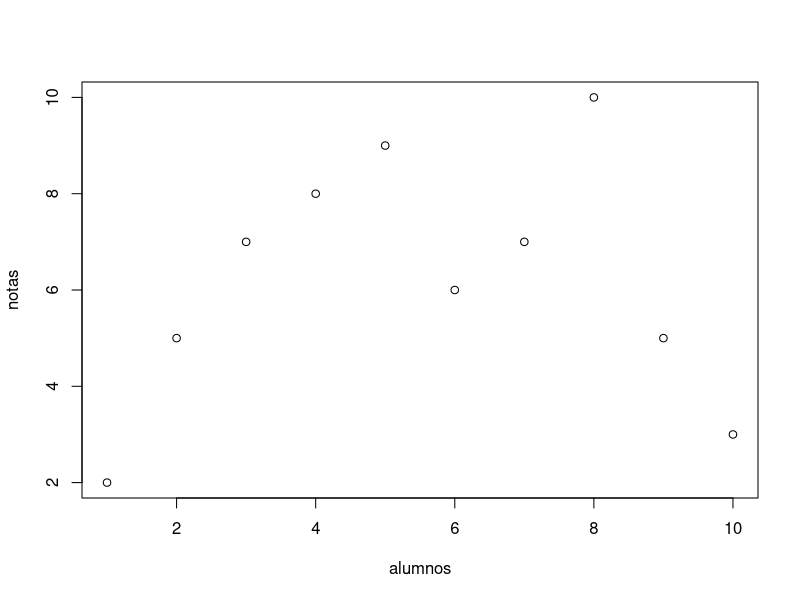
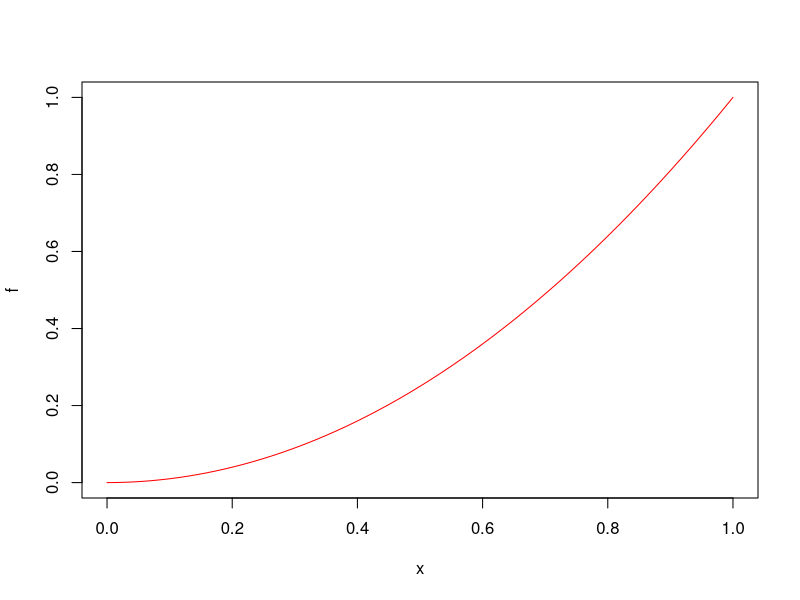
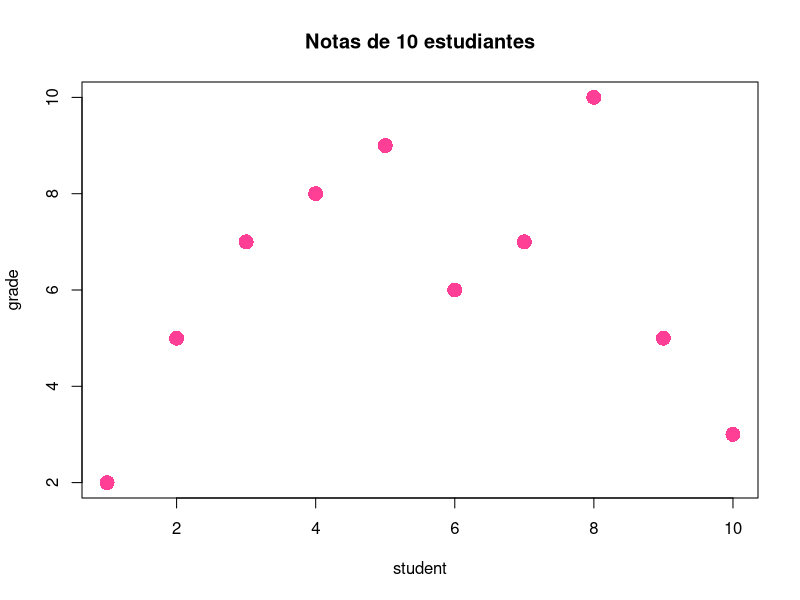
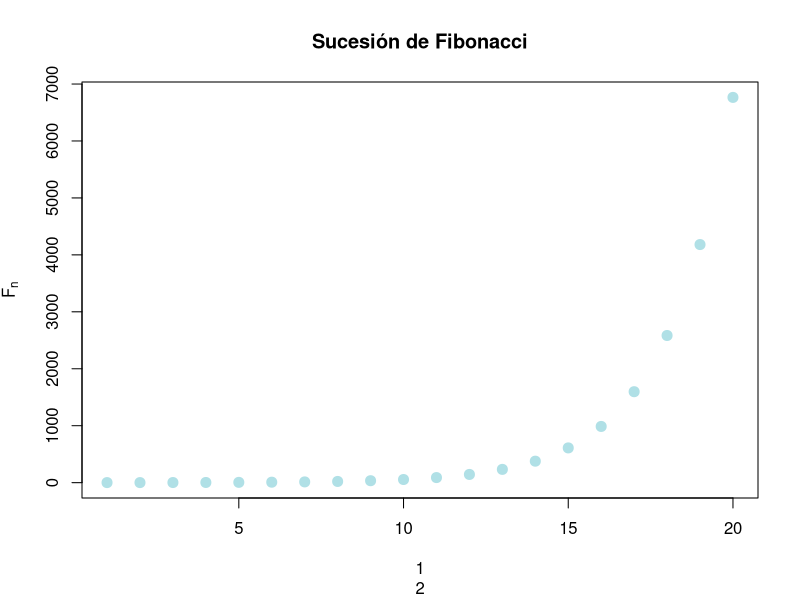
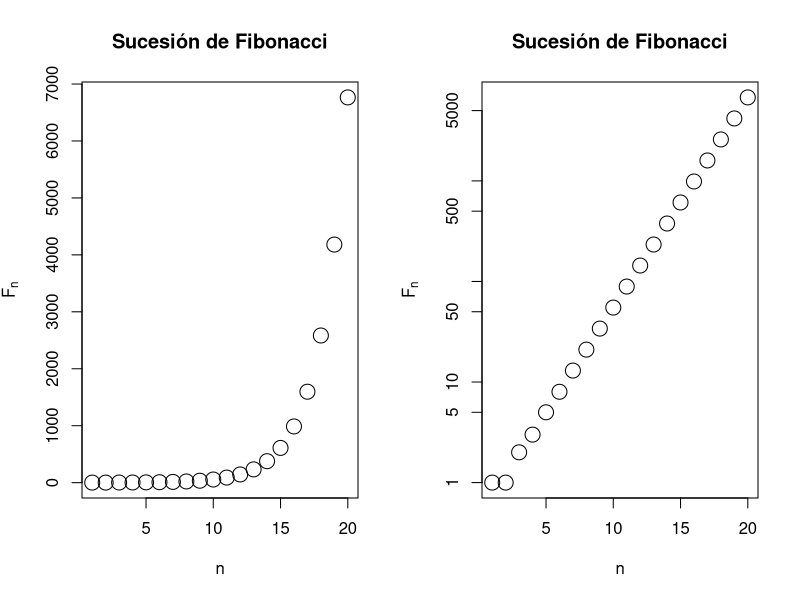
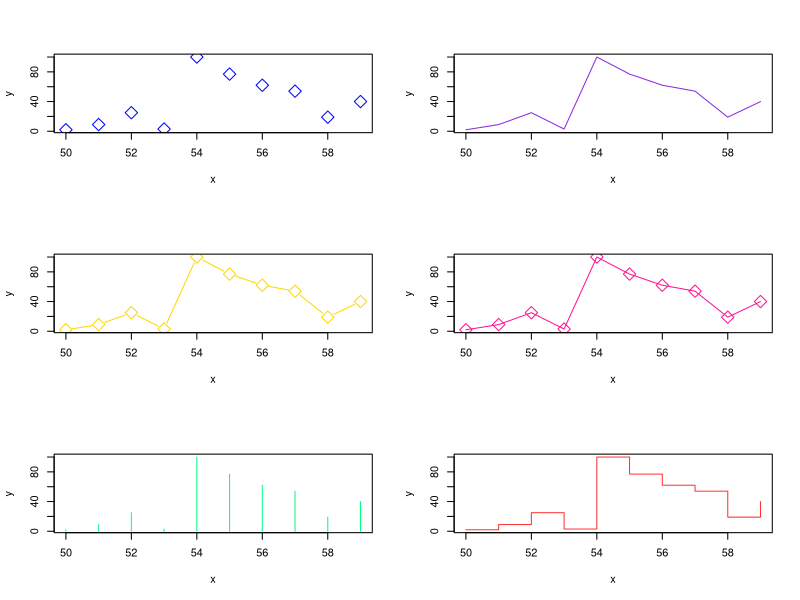
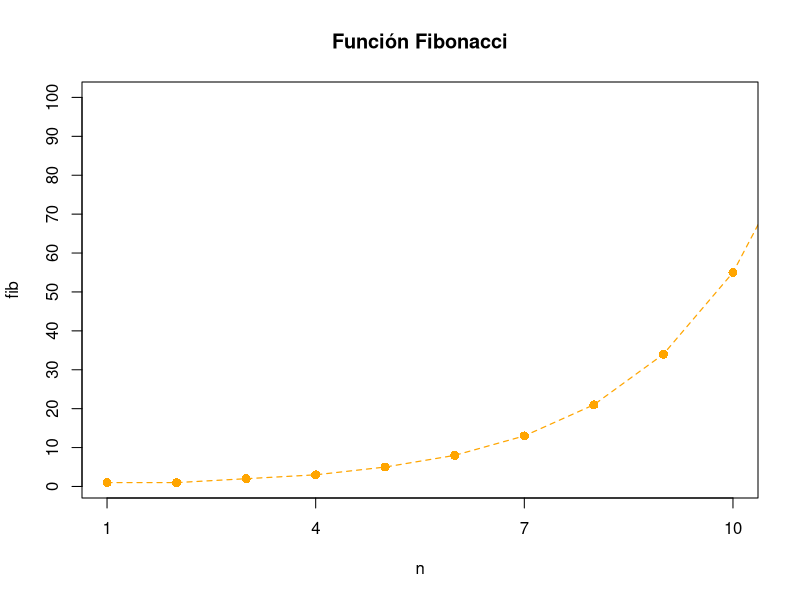
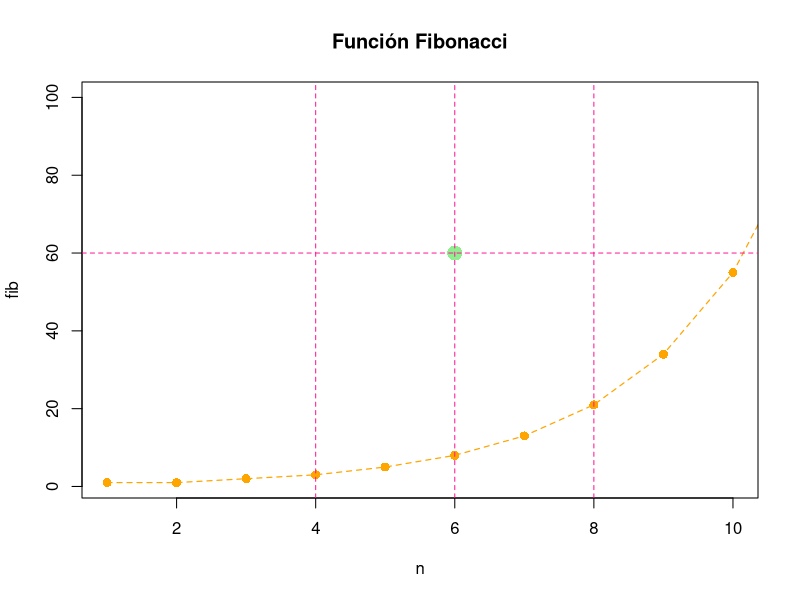

The R script that drew these images, in order:
## ---- chunk 1
knitr::opts_chunk$set(echo = TRUE)
## ---- chunk 2
x = 1
alumnos = 1:10
notas = c(2,5,7,8,9,6,7,10,5,3)
plot(alumnos, notas)
## ---- chunk 3
f <- function(x){x^2}

plot(f,col="red")
## ---- chunk 4

plot(alumnos,notas,main= "Notas de 10 estudiantes",xlab = "student",ylab = "grade",col = "violetred1",pch= 16,cex = 2)
## ---- chunk 5
n = 1:20
fib = (1/sqrt(5))*((1+sqrt(5))/2)^n - (1/sqrt(5))*((1-sqrt(5))/2)^n
fib

plot(fib,xlab = n,ylab = expression(F[n]),main = "Sucesión de Fibonacci",pch = 20,col="powderblue",cex=2)
## ---- chunk 6
par(mfrow=c(1,2))
plot(fib,xlab = "n",ylab = expression(F[n]),main = "Sucesión de Fibonacci",cex=2)

plot(fib,xlab = "n",ylab = expression(F[n]),main = "Sucesión de Fibonacci",cex=2,log="y")
par(mfrow=c(1,1)) #Devolvemos la disposición original
## ---- chunk 7
par(mfrow = c(3,2))
x = c(50:59)
y = c(2,9,25,3,100,77,62,54,19,40)
plot(x,y, pch = 23, cex = 2, col = "blue", type = "p")
plot(x,y, pch = 23, cex = 2, col = "blueviolet", type = "l")
plot(x,y, pch = 23, cex = 2, col = "gold", type = "b")
plot(x,y, pch = 23, cex = 2, col = "deeppink", type = "o")
plot(x,y, pch = 23, cex = 2, col = "springgreen", type = "h")
plot(x,y, pch = 23, cex = 2, col = "firebrick1", type = "s")

par(mfrow = c(1,1))
## ---- chunk 8

plot(n,fib,main="Función Fibonacci",type = "o",cex=1.2,pch=16,
     col = 'orange',lty="dashed",lwd = 1.2,xlim = c(1,10),ylim =c(1,100),
     xaxp = c(1,10,3),yaxp = c(0,100,10))

## ---- chunk 9

plot(n,fib,main="Función Fibonacci",type = "o",cex=1.2,pch=16,
     col = 'orange',lty="dashed",lwd = 1.2,xlim=c(1,10),ylim=c(1,100))

points(6,60,col= "lightgreen",cex=2, pch = 16) #añadimos un punt(6,60)
abline(h=60,v = c(4,6,8),lty=2,col="deeppink") #añadimos rectas

## ---- chunk 10

f <- function(x){x^2}

plot(f, xlim = c(-3,3), main = "Función parábola",
     xlab = "x",ylab =expression(x^2), col = "red",lwd=2)
abline(h = 0:9, v= -3:3, col = "lightgrey",lty=2)

## ---- chunk 11


plot(tan, xlim = c(-pi,pi), ylim = c(-4,4), main = "Función parábola",
     xlab = "x",ylab =expression(tan(x)),col = "lightgreen",lwd=2)
abline(v = c(-pi/2,pi/2),col = "red")

